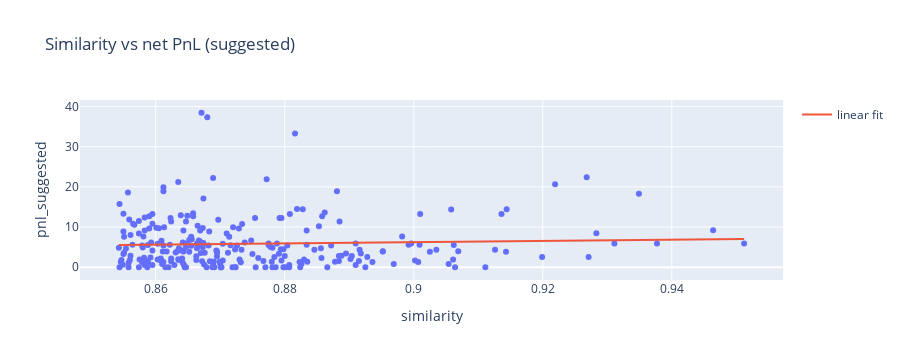

The cell this chart's notebook holds for it:
### Markdown cell above
## Similarity vs outcomes
A quick diagnostic: do higher-similarity episodes actually have better outcomes for the policy?

### Code cell
fig = px.scatter(df, x="similarity", y="pnl_suggested", title="Similarity vs net PnL (suggested)")



# Add a simple linear fit without extra deps (no statsmodels).

x = df["similarity"].to_numpy(dtype=float)

y = df["pnl_suggested"].to_numpy(dtype=float)

if len(x) >= 2:

    m, b = np.polyfit(x, y, 1)

    xs = np.linspace(float(np.min(x)), float(np.max(x)), 50)

    ys = m * xs + b

    fig.add_trace(go.Scatter(x=xs, y=ys, mode="lines", name="linear fit"))



fig.update_layout(height=360)

fig

### Figure 1 — Plotly figure (JSON) as saved in the notebook; plotly's stock layout.template omitted (floating-point values rounded to 4 significant figures; data arrays with more than 128 entries replaced by an {"elided": "..."} marker saying what was removed)
{"data": [{"hovertemplate": "similarity=%{x}<br>pnl_suggested=%{y}<extra></extra>", "legendgroup": "", "marker": {"color": "#636efa", "symbol": "circle"}, "mode": "markers", "name": "", "orientation": "v", "showlegend": false, "type": "scatter", "x": {"elided": "251 float values"}, "xaxis": "x", "y": {"elided": "251 float values"}, "yaxis": "y"}, {"mode": "lines", "name": "linear fit", "type": "scatter", "x": [0.8543, 0.8563, 0.8583, 0.8602, 0.8622, 0.8642, 0.8662, 0.8681, 0.8701, 0.8721, 0.8741, 0.8761, 0.878, 0.88, 0.882, 0.884, 0.8859, 0.8879, 0.8899, 0.8919, 0.8939, 0.8958, 0.8978, 0.8998, 0.9018, 0.9037, 0.9057, 0.9077, 0.9097, 0.9116, 0.9136, 0.9156, 0.9176, 0.9196, 0.9215, 0.9235, 0.9255, 0.9275, 0.9294, 0.9314, 0.9334, 0.9354, 0.9374, 0.9393, 0.9413, 0.9433, 0.9453, 0.9472, 0.9492, 0.9512], "y": [5.564, 5.594, 5.624, 5.654, 5.684, 5.714, 5.744, 5.774, 5.804, 5.834, 5.864, 5.894, 5.924, 5.954, 5.984, 6.014, 6.044, 6.074, 6.104, 6.135, 6.165, 6.195, 6.225, 6.255, 6.285, 6.315, 6.345, 6.375, 6.405, 6.435, 6.465, 6.495, 6.525, 6.555, 6.585, 6.615, 6.645, 6.675, 6.706, 6.736, 6.766, 6.796, 6.826, 6.856, 6.886, 6.916, 6.946, 6.976, 7.006, 7.036]}], "layout": {"height": 360, "legend": {"tracegroupgap": 0}, "title": {"text": "Similarity vs net PnL (suggested)"}, "xaxis": {"anchor": "y", "domain": [0, 1], "title": {"text": "similarity"}}, "yaxis": {"anchor": "x", "domain": [0, 1], "title": {"text": "pnl_suggested"}}}}
